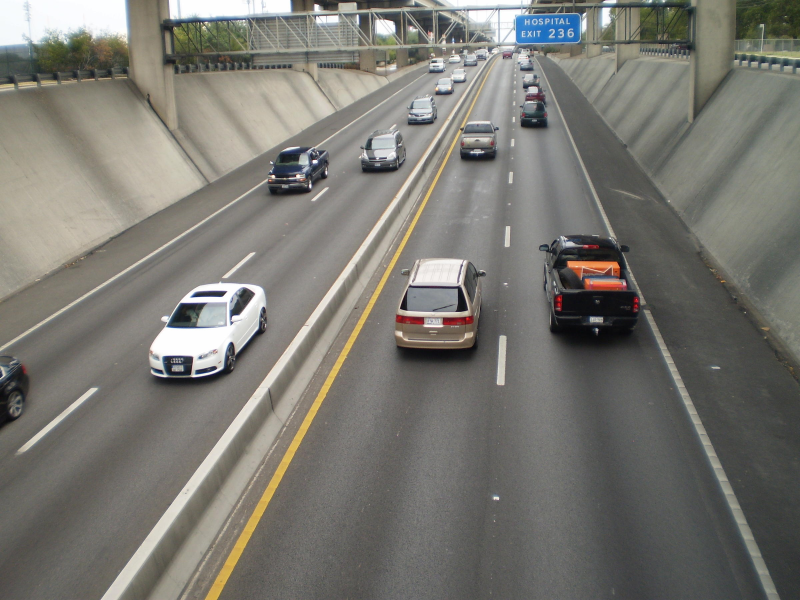
#> input picture 1.jpg, 2400 x 1800 px (shown at 1/3 size)
$ python contours.py   (older library calls are emulated)
#> lines starting #> are read from the running program, lines starting #| are printed output that depends on the picture; after the words box and inside, x2 and y2 are one past the last pixel; in counts of white or black regions, pixels touching at a corner belong together
import cv2
import numpy as np
from matplotlib import pyplot as plt

cv2.namedWindow('image',cv2.WINDOW_NORMAL)
img = cv2.imread('1.jpg')
#> img is the input picture: shape (1800, 2400, 3); mean B, G, R 113.7, 120.1, 121.7

imgray = cv2.cvtColor(img,cv2.COLOR_BGR2GRAY)
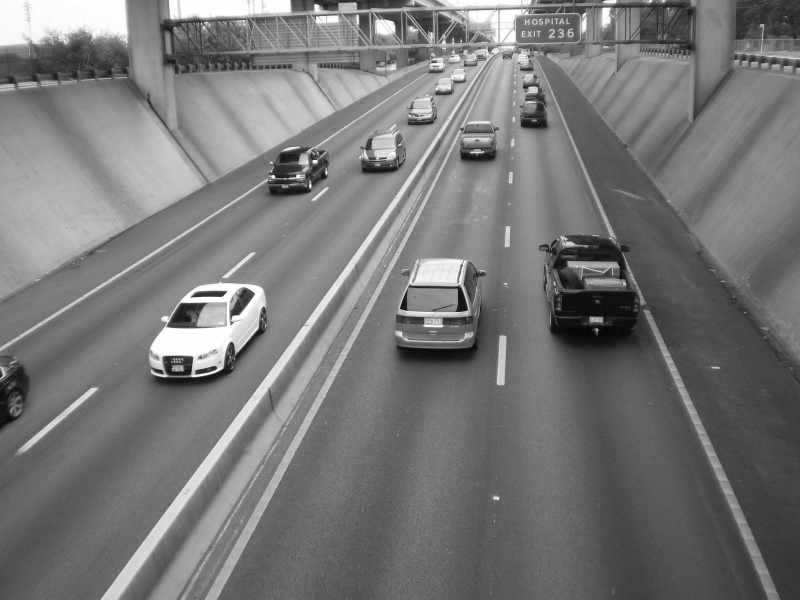
#> imgray: shape (1800, 2400) (shown at 1/3 size); min 1, max 255, mean 119.9
ret,thresh = cv2.threshold(imgray, 127,255,0)
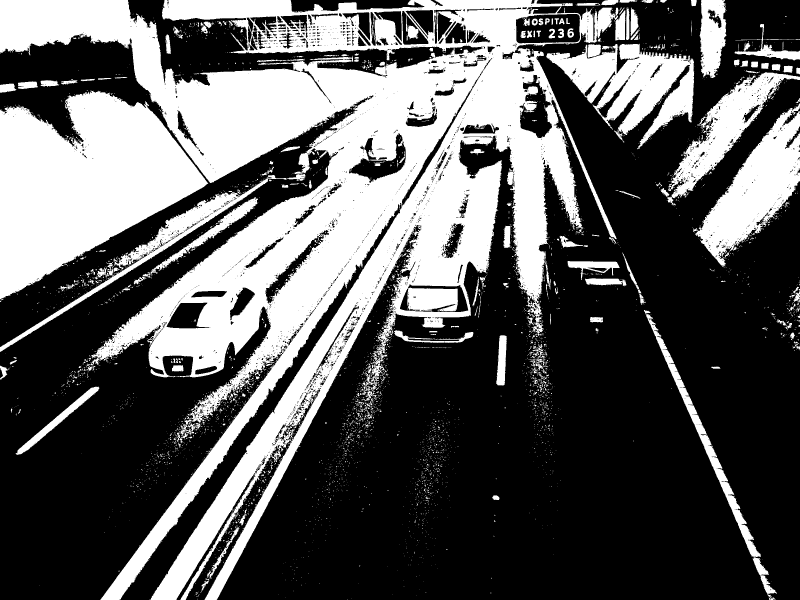
#> thresh: shape (1800, 2400) (shown at 1/3 size); 36.4% white; 4691 white regions (4315 under 20 px)
image, contours, hierarchy = cv2.findContours(thresh, cv2.RETR_TREE, cv2.CHAIN_APPROX_SIMPLE)
#> contours = 8442 contours, 7698 with area under 20; largest, box (x1, y1, x2, y2) and area: (0, 0, 1850, 1800) 1141959, (0, 273, 625, 898) 230166, (1639, 131, 2083, 448) 64747, (2079, 310, 2400, 802) 62398, (2002, 217, 2400, 616) 39915

cnt = contours[8400]
#> cnt = contour of 37 points, box (x1, y1, x2, y2) (1677, 54, 1694, 73), area 146
img2 = cv2.drawContours(img,[cnt],0,(0,255,0),3)
cv2.imshow('image',img2)
cv2.waitKey(0)
